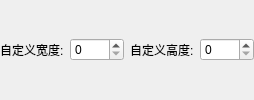
     <widget class="QWidget" name="customWidget" native="true">
      <property name="visible">
       <bool>false</bool>
      </property>
      <layout class="QGridLayout" name="gridLayout_3">
       <property name="leftMargin">
        <number>0</number>
       </property>
       <property name="topMargin">
        <number>0</number>
       </property>
       <property name="rightMargin">
        <number>0</number>
       </property>
       <property name="bottomMargin">
        <number>0</number>
       </property>
       <item row="0" column="2">
        <widget class="QLabel" name="hLabel">
         <property name="sizePolicy">
          <sizepolicy hsizetype="Fixed" vsizetype="Preferred">
           <horstretch>0</horstretch>
           <verstretch>0</verstretch>
          </sizepolicy>
         </property>
         <property name="toolTip">
          <string>&lt;html&gt;&lt;head/&gt;&lt;body&gt;&lt;p style='white-space:pre'&gt;目标设备的分辨率。&lt;/p&gt;&lt;/body&gt;&lt;/html&gt;</string>
         </property>
         <property name="text">
          <string>自定义高度:</string>
         </property>
        </widget>
       </item>
       <item row="0" column="1">
        <widget class="QSpinBox" name="widthBox">
         <property name="toolTip">
          <string>&lt;html&gt;&lt;head/&gt;&lt;body&gt;&lt;p style='white-space:pre'&gt;目标设备的分辨率。&lt;/p&gt;&lt;/body&gt;&lt;/html&gt;</string>
         </property>
         <property name="maximum">
          <number>6000</number>
         </property>
        </widget>
       </item>
       <item row="0" column="0">
        <widget class="QLabel" name="wLabel">
         <property name="sizePolicy">
          <sizepolicy hsizetype="Fixed" vsizetype="Preferred">
           <horstretch>0</horstretch>
           <verstretch>0</verstretch>
          </sizepolicy>
         </property>
         <property name="toolTip">
          <string>&lt;html&gt;&lt;head/&gt;&lt;body&gt;&lt;p style='white-space:pre'&gt;目标设备的分辨率。&lt;/p&gt;&lt;/body&gt;&lt;/html&gt;</string>
         </property>
         <property name="text">
          <string>自定义宽度:</string>
         </property>
        </widget>
       </item>
       <item row="0" column="3">
        <widget class="QSpinBox" name="heightBox">
         <property name="toolTip">
          <string>&lt;html&gt;&lt;head/&gt;&lt;body&gt;&lt;p style='white-space:pre'&gt;目标设备的分辨率。&lt;/p&gt;&lt;/body&gt;&lt;/html&gt;</string>
         </property>
         <property name="maximum">
          <number>8000</number>
         </property>
        </widget>
       </item>
      </layout>
     </widget>
